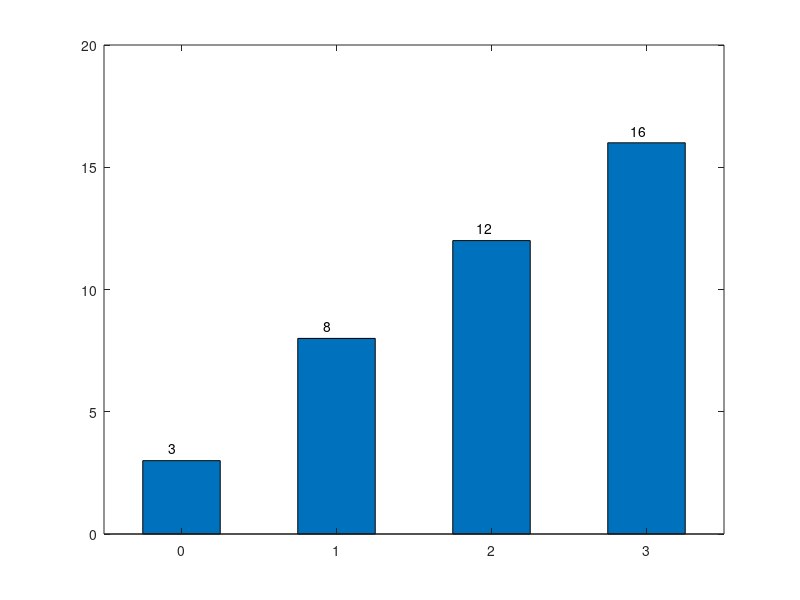

Write MATLAB code to recreate this figure.
close all
clear
clc

img = [0 1 2 3
       1 2 3 1
       2 3 1 0
       3 1 0 2];
axisX = unique(img(:));
H = hist(img(:), axisX);
for i=2 : length(H)
    H(i) = H(i) + H(i-1);
end

bar(axisX ,H, 0.5, 'grouped');
text(axisX-0.1, H+0.5, num2str(H'));
